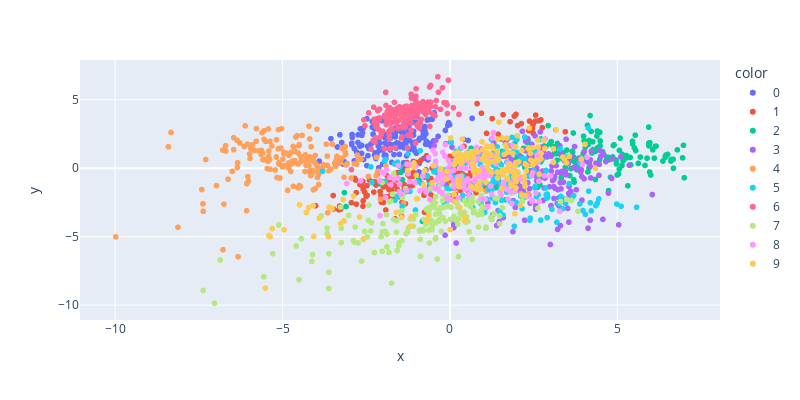

The cell this chart's notebook holds for it:
### Markdown cell above
In scikit-learn, PCA we don't compute the huge Gram Matrix $X^{\top}.X$ Instead, we use a SVD from scipy.

### Code cell
X, y = datasets.load_digits(return_X_y=True)

X_c = (X - X.mean(axis=0))/(X.std(axis=0)+1e-16)

u, s, v = linalg.svd(X_c, full_matrices=False)
X_trans = u * s

px.scatter(
    x=-X_trans[:, 0],
    y=-X_trans[:, 1],
    color=y.astype(str),
    width=800,
    height=400,
).show()

### Figure 1 — Plotly figure (JSON) as saved in the notebook; plotly's stock layout.template omitted (floating-point values rounded to 4 significant figures; data arrays with more than 128 entries replaced by an {"elided": "..."} marker saying what was removed)
{"data": [{"hovertemplate": "color=0<br>x=%{x}<br>y=%{y}<extra></extra>", "legendgroup": "0", "marker": {"color": "#636efa", "symbol": "circle"}, "mode": "markers", "name": "0", "showlegend": true, "type": "scattergl", "x": {"elided": "178 float values"}, "xaxis": "x", "y": {"elided": "178 float values"}, "yaxis": "y"}, {"hovertemplate": "color=1<br>x=%{x}<br>y=%{y}<extra></extra>", "legendgroup": "1", "marker": {"color": "#EF553B", "symbol": "circle"}, "mode": "markers", "name": "1", "showlegend": true, "type": "scattergl", "x": {"elided": "182 float values"}, "xaxis": "x", "y": {"elided": "182 float values"}, "yaxis": "y"}, {"hovertemplate": "color=2<br>x=%{x}<br>y=%{y}<extra></extra>", "legendgroup": "2", "marker": {"color": "#00cc96", "symbol": "circle"}, "mode": "markers", "name": "2", "showlegend": true, "type": "scattergl", "x": {"elided": "177 float values"}, "xaxis": "x", "y": {"elided": "177 float values"}, "yaxis": "y"}, {"hovertemplate": "color=3<br>x=%{x}<br>y=%{y}<extra></extra>", "legendgroup": "3", "marker": {"color": "#ab63fa", "symbol": "circle"}, "mode": "markers", "name": "3", "showlegend": true, "type": "scattergl", "x": {"elided": "183 float values"}, "xaxis": "x", "y": {"elided": "183 float values"}, "yaxis": "y"}, {"hovertemplate": "color=4<br>x=%{x}<br>y=%{y}<extra></extra>", "legendgroup": "4", "marker": {"color": "#FFA15A", "symbol": "circle"}, "mode": "markers", "name": "4", "showlegend": true, "type": "scattergl", "x": {"elided": "181 float values"}, "xaxis": "x", "y": {"elided": "181 float values"}, "yaxis": "y"}, {"hovertemplate": "color=5<br>x=%{x}<br>y=%{y}<extra></extra>", "legendgroup": "5", "marker": {"color": "#19d3f3", "symbol": "circle"}, "mode": "markers", "name": "5", "showlegend": true, "type": "scattergl", "x": {"elided": "182 float values"}, "xaxis": "x", "y": {"elided": "182 float values"}, "yaxis": "y"}, {"hovertemplate": "color=6<br>x=%{x}<br>y=%{y}<extra></extra>", "legendgroup": "6", "marker": {"color": "#FF6692", "symbol": "circle"}, "mode": "markers", "name": "6", "showlegend": true, "type": "scattergl", "x": {"elided": "181 float values"}, "xaxis": "x", "y": {"elided": "181 float values"}, "yaxis": "y"}, {"hovertemplate": "color=7<br>x=%{x}<br>y=%{y}<extra></extra>", "legendgroup": "7", "marker": {"color": "#B6E880", "symbol": "circle"}, "mode": "markers", "name": "7", "showlegend": true, "type": "scattergl", "x": {"elided": "179 float values"}, "xaxis": "x", "y": {"elided": "179 float values"}, "yaxis": "y"}, {"hovertemplate": "color=8<br>x=%{x}<br>y=%{y}<extra></extra>", "legendgroup": "8", "marker": {"color": "#FF97FF", "symbol": "circle"}, "mode": "markers", "name": "8", "showlegend": true, "type": "scattergl", "x": {"elided": "174 float values"}, "xaxis": "x", "y": {"elided": "174 float values"}, "yaxis": "y"}, {"hovertemplate": "color=9<br>x=%{x}<br>y=%{y}<extra></extra>", "legendgroup": "9", "marker": {"color": "#FECB52", "symbol": "circle"}, "mode": "markers", "name": "9", "showlegend": true, "type": "scattergl", "x": {"elided": "180 float values"}, "xaxis": "x", "y": {"elided": "180 float values"}, "yaxis": "y"}], "layout": {"height": 400, "legend": {"title": {"text": "color"}, "tracegroupgap": 0}, "margin": {"t": 60}, "width": 800, "xaxis": {"anchor": "y", "autorange": true, "domain": [0, 1], "range": [-11.05, 8.065], "title": {"text": "x"}, "type": "linear"}, "yaxis": {"anchor": "x", "autorange": true, "domain": [0, 1], "range": [-11.08, 7.898], "title": {"text": "y"}, "type": "linear"}}}
